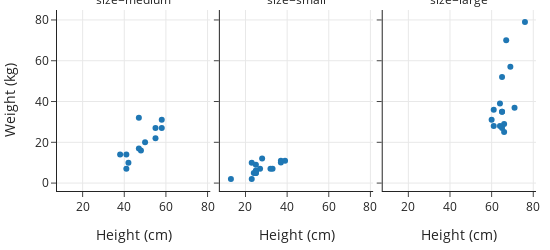

Notebook cell for this chart:
### Markdown cell above
This particular `Figure` holds one plot, but `Figure` objects can hold any number of plots. Here, we create a facet of three scatter plots:

### Code cell
# The plot titles are cut off; we'll fix them in the next snippet
px.scatter(dogs, x='height', y='weight',
           facet_col='size',
           labels=dict(height="Height (cm)", weight="Weight (kg)"),
           width=550, height=250)

### Figure 1 — Plotly figure (JSON) as saved in the notebook; plotly's stock layout.template omitted (floating-point values rounded to 4 significant figures)
{"data": [{"hovertemplate": "size=medium<br>Height (cm)=%{x}<br>Weight (kg)=%{y}<extra></extra>", "legendgroup": "", "marker": {"color": "#1F77B4", "symbol": "circle"}, "mode": "markers", "name": "", "orientation": "v", "showlegend": false, "type": "scatter", "x": [48, 41, 55, 50, 58, 58, 41, 42, 38, 47, 47, 55], "xaxis": "x", "y": [16, 14, 22, 20, 31, 27, 7, 10, 14, 32, 17, 27], "yaxis": "y"}, {"hovertemplate": "size=small<br>Height (cm)=%{x}<br>Weight (kg)=%{y}<extra></extra>", "legendgroup": "", "marker": {"color": "#1F77B4", "symbol": "circle"}, "mode": "markers", "name": "", "orientation": "v", "showlegend": false, "type": "scatter", "x": [25, 37, 37, 27, 33, 13, 25, 23, 25, 39, 24, 25, 32, 28, 23, 25], "xaxis": "x2", "y": [6, 11, 10.15, 7, 7, 2, 5, 2, 6, 11, 5, 5, 7, 12, 10, 9], "yaxis": "y2"}, {"hovertemplate": "size=large<br>Height (cm)=%{x}<br>Weight (kg)=%{y}<extra></extra>", "legendgroup": "", "marker": {"color": "#1F77B4", "symbol": "circle"}, "mode": "markers", "name": "", "orientation": "v", "showlegend": false, "type": "scatter", "x": [61, 65, 66, 60, 64, 65, 66, 69, 65, 71, 61, 64, 65, 76, 67], "xaxis": "x3", "y": [28, 27, 29, 31, 28, 35, 25, 57, 35, 37, 36, 39, 52, 79, 70], "yaxis": "y3"}], "layout": {"annotations": [{"font": {}, "showarrow": false, "text": "size=medium", "x": 0.16, "xanchor": "center", "xref": "paper", "y": 1, "yanchor": "bottom", "yref": "paper"}, {"font": {}, "showarrow": false, "text": "size=small", "x": 0.5, "xanchor": "center", "xref": "paper", "y": 1, "yanchor": "bottom", "yref": "paper"}, {"font": {}, "showarrow": false, "text": "size=large", "x": 0.84, "xanchor": "center", "xref": "paper", "y": 1, "yanchor": "bottom", "yref": "paper"}], "height": 250, "legend": {"tracegroupgap": 0}, "width": 550, "xaxis": {"anchor": "y", "autorange": true, "domain": [0, 0.32], "range": [7.488, 81.51], "title": {"text": "Height (cm)"}, "type": "linear"}, "xaxis2": {"anchor": "y2", "autorange": true, "domain": [0.34, 0.66], "matches": "x", "range": [7.488, 81.51], "title": {"text": "Height (cm)"}, "type": "linear"}, "xaxis3": {"anchor": "y3", "autorange": true, "domain": [0.68, 1.0], "matches": "x", "range": [7.488, 81.51], "title": {"text": "Height (cm)"}, "type": "linear"}, "yaxis": {"anchor": "x", "autorange": true, "domain": [0, 1], "range": [-4.342, 85.34], "title": {"text": "Weight (kg)"}, "type": "linear"}, "yaxis2": {"anchor": "x2", "autorange": true, "domain": [0, 1], "matches": "y", "range": [-4.342, 85.34], "showticklabels": false, "type": "linear"}, "yaxis3": {"anchor": "x3", "autorange": true, "domain": [0, 1], "matches": "y", "range": [-4.342, 85.34], "showticklabels": false, "type": "linear"}}}
